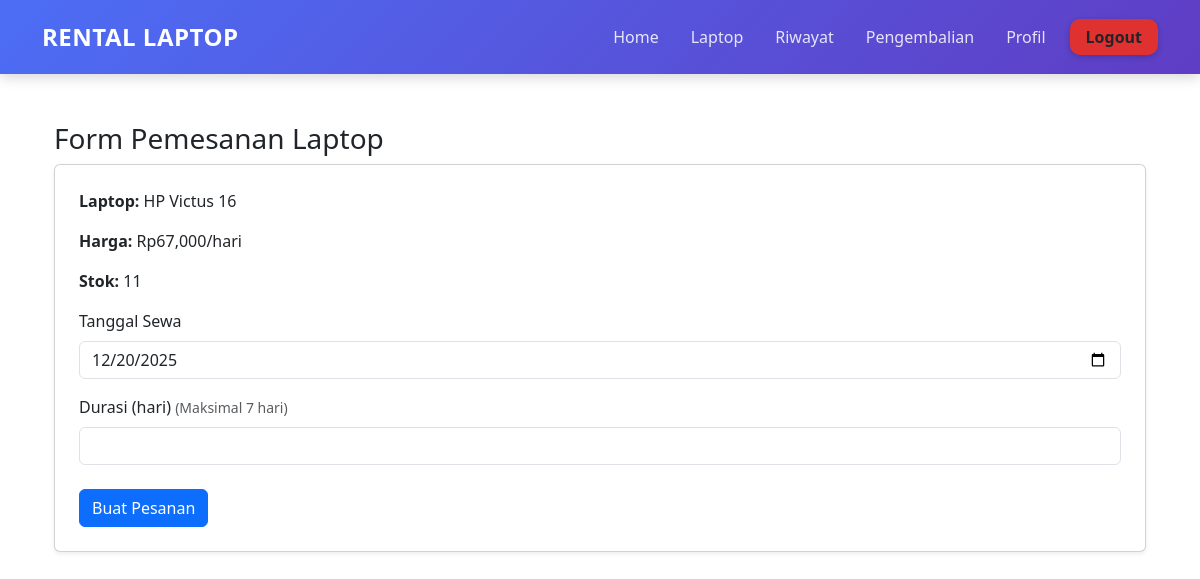
Screenshot of /user/pesanan.php?id_laptop=5 (signed in) with the database file from the repository.
### tables this page shows
CREATE TABLE `tb_laptop` (
  `id_laptop` int NOT NULL AUTO_INCREMENT,
  `nama` varchar(100) NOT NULL,
  `foto` varchar(255) DEFAULT NULL,
  `spesifikasi` text NOT NULL,
  `harga_per_hari` int DEFAULT NULL,
  `stok` int NOT NULL,
  `status` enum('Tersedia','Disewa') NOT NULL,
  `harga` int NOT NULL,
  PRIMARY KEY (`id_laptop`)
);

### functions.php (called while the page is built)
<?php
require "config/database.php";
function query($sql) {
  global $conn;
  $result = mysqli_query($conn, $sql);
  $rows = [];
  while($row = mysqli_fetch_assoc($result)) {
    $rows[] = $row;
  }
  return $rows;
}
?>

### user/pesanan.php (the view, shortened to what this page needs)
<?php
require "../functions.php";
$id_laptop = intval($_GET['id_laptop']);
$laptop = query("
    SELECT id_laptop, nama, harga AS harga_per_hari, stok
    FROM tb_laptop
    WHERE id_laptop = $id_laptop
");
$l = $laptop[0];
?>
<!DOCTYPE html>
<html lang="id">
<head>
    <link href="https://cdn.jsdelivr.net/npm/bootstrap@5.3.2/dist/css/bootstrap.min.css" rel="stylesheet">
</head>
<body>
<?php require "../assets/user-header.php"; ?>
<div class="container mt-5">
    <h3>Form Pemesanan Laptop</h3>
    <div class="card p-4 shadow-sm">
        <p><strong>Laptop:</strong> <?= htmlspecialchars($l['nama']); ?></p>
        <p><strong>Harga:</strong> Rp<?= number_format($l['harga_per_hari']); ?>/hari</p>
        <p><strong>Stok:</strong> <?= $l['stok']; ?></p>
        <?php if ($l['stok'] <= 0): ?>
            <div class="alert alert-danger">Stok habis!</div>
        <?php else: ?>
        <form method="POST">
            <label class="form-label">Tanggal Sewa</label>
            <input type="date"
                   id="tanggal_sewa"
                   name="tanggal_sewa"
                   class="form-control"
                   min="<?= date('Y-m-d'); ?>"
                   value="<?= date('Y-m-d'); ?>"
                   required>
            <label class="form-label mt-3">
                Durasi (hari) <small class="text-muted">(Maksimal 7 hari)</small>
            </label>
            <input type="number"
                   name="durasi"
                   class="form-control"
                   min="1"
                   max="7"
                   required>
            <button type="submit" name="pesan" class="btn btn-primary mt-4">
                Buat Pesanan
            </button>
        </form>
        <?php endif; ?>
    </div>
</div>
</body>
</html>

### rows the page displays
tb_laptop: nama "HP Victus 16", harga "67,000", stok "11"
